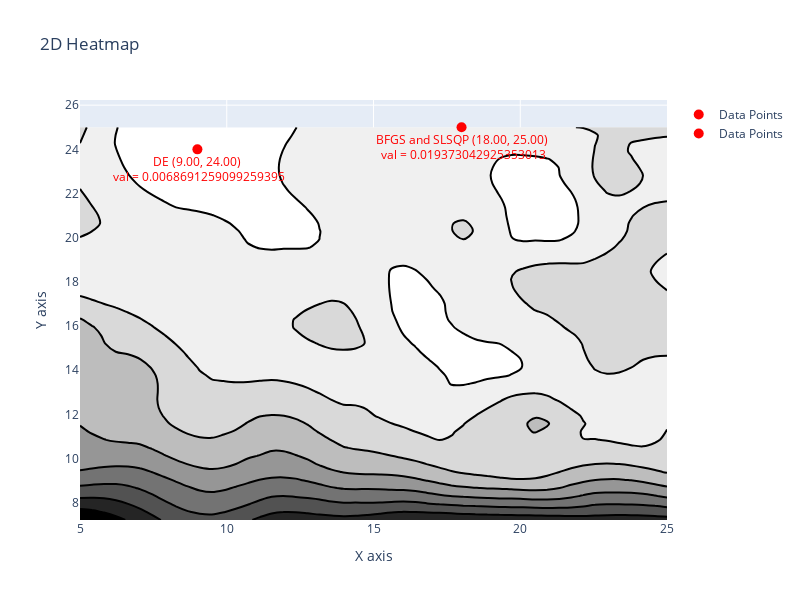

The notebook cell this image was saved under:
### Code cell
import plotly.graph_objects as go

x = k["TE_0"].to_numpy()
y = k["TE_1"].to_numpy()
z = k["TE_3"].to_numpy()

# print(x)
f = k[("Val")].to_numpy()
f_norm = f/max(f)

# Create a grid for x and y with fewer points
xi = np.linspace(x.min(), x.max(), 50)  # 50 points instead of 100
yi = np.linspace(y.min(), y.max(), 50)  # 50 points instead of 100
xi, yi = np.meshgrid(xi, yi)

# Interpolate z values on the grid
zi = griddata((x, y), f_norm, (xi, yi), method='cubic')

# Create a Plotly heatmap
# fig = go.Figure(data=[go.Contour(z=zi, x=xi[0], y=yi[:, 0], colorscale='Viridis')])
fig = go.Figure(
    data=[go.Contour(z=zi, x=xi[0], y=yi[:, 0],  
    colorscale='Greys', 
    line=dict(color='black', width=2),  # Set contour lines to black
    showscale=False)])
fig.update_layout(
    xaxis_title='X axis',
    yaxis_title='Y axis',
    title='2D Heatmap from x, y, z Data'
)

fig.add_trace(go.Scatter(
    x=[de[0]],
    y=[de[1]],
    mode='markers+text',  # Show both markers and text
    marker=dict(size=10, color='red', symbol='circle'),
    text=[f' DE ({de[0]:.2f}, {de[1]:.2f}) <br> val = {fun}'],  # Custom text for each point
    textposition='bottom center',  # Position of the text relative to the markers
    textfont=dict(color='red'), 
    name='Data Points'

))

fig.add_trace(go.Scatter(
    x=[bf[0]],
    y=[bf[1]],
    # mode='markers',
    mode='markers+text',  # Show both markers and text
    marker=dict(size=10, color='red', symbol='circle'),
    text=[f' BFGS and SLSQP ({bf[0]:.2f}, {bf[1]:.2f}) <br> val = {fun2}'],  # Custom text for each poin
    textposition='bottom center',  # Position of the text relative to the markers
    textfont=dict(color='red'), 
    name='Data Points'

))


fig.update_layout(
    xaxis_title='X axis',
    yaxis_title='Y axis',
    title='2D Heatmap',
    width=800,   # Set the width of the figure
    height=600   # Set the height of the figure
)


# ax.scatter(de[0], de[1], fun, color = 'red', s=100)
# ax.scatter(bf[0], bf[1], fun2, color = 'green', s=100)
# Show the plot
fig.show()
fig.write_image("cont.svg")

### Figure 1 — Plotly figure (JSON) as saved in the notebook; plotly's stock layout.template omitted (floating-point values rounded to 4 significant figures; data arrays with more than 128 entries replaced by an {"elided": "..."} marker saying what was removed)
{"data": [{"colorscale": [[0.0, "rgb(255,255,255)"], [0.125, "rgb(240,240,240)"], [0.25, "rgb(217,217,217)"], [0.375, "rgb(189,189,189)"], [0.5, "rgb(150,150,150)"], [0.625, "rgb(115,115,115)"], [0.75, "rgb(82,82,82)"], [0.875, "rgb(37,37,37)"], [1.0, "rgb(0,0,0)"]], "line": {"color": "black", "width": 2}, "showscale": false, "x": [5.0, 5.408, 5.816, 6.224, 6.633, 7.041, 7.449, 7.857, 8.265, 8.673, 9.082, 9.49, 9.898, 10.31, 10.71, 11.12, 11.53, 11.94, 12.35, 12.76, 13.16, 13.57, 13.98, 14.39, 14.8, 15.2, 15.61, 16.02, 16.43, 16.84, 17.24, 17.65, 18.06, 18.47, 18.88, 19.29, 19.69, 20.1, 20.51, 20.92, 21.33, 21.73, 22.14, 22.55, 22.96, 23.37, 23.78, 24.18, 24.59, 25.0], "y": [7.222, 7.585, 7.948, 8.31, 8.673, 9.036, 9.399, 9.762, 10.12, 10.49, 10.85, 11.21, 11.58, 11.94, 12.3, 12.66, 13.03, 13.39, 13.75, 14.12, 14.48, 14.84, 15.2, 15.57, 15.93, 16.29, 16.66, 17.02, 17.38, 17.74, 18.11, 18.47, 18.83, 19.19, 19.56, 19.92, 20.28, 20.65, 21.01, 21.37, 21.73, 22.1, 22.46, 22.82, 23.19, 23.55, 23.91, 24.27, 24.64, 25.0], "z": {"elided": "50x50 float values"}, "type": "contour"}, {"marker": {"color": "red", "size": 10, "symbol": "circle"}, "mode": "markers+text", "name": "Data Points", "text": [" DE (9.00, 24.00) <br> val = 0.0068691259099259395"], "textfont": {"color": "red"}, "textposition": "bottom center", "x": [9], "y": [24.0], "type": "scatter"}, {"marker": {"color": "red", "size": 10, "symbol": "circle"}, "mode": "markers+text", "name": "Data Points", "text": [" BFGS and SLSQP (18.00, 25.00) <br> val = 0.019373042925353013"], "textfont": {"color": "red"}, "textposition": "bottom center", "x": [18.0], "y": [25.0], "type": "scatter"}], "layout": {"xaxis": {"title": {"text": "X axis"}}, "yaxis": {"title": {"text": "Y axis"}}, "title": {"text": "2D Heatmap"}, "width": 800, "height": 600}}
